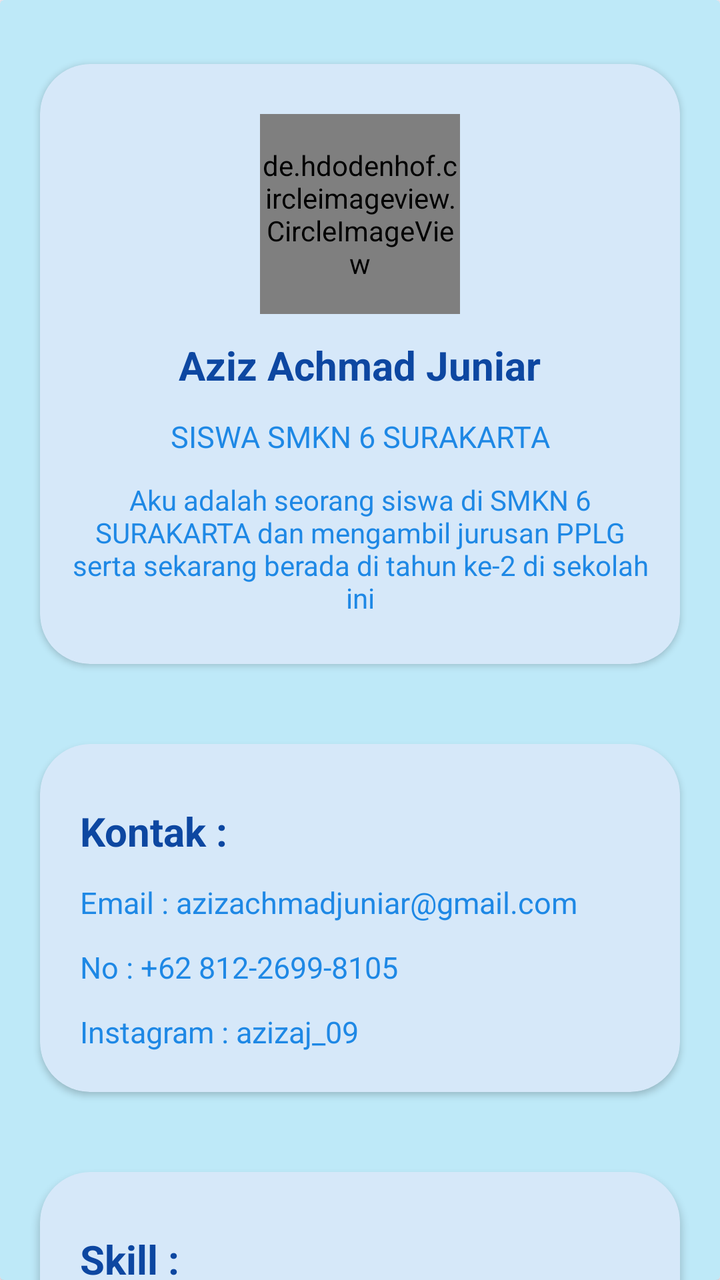
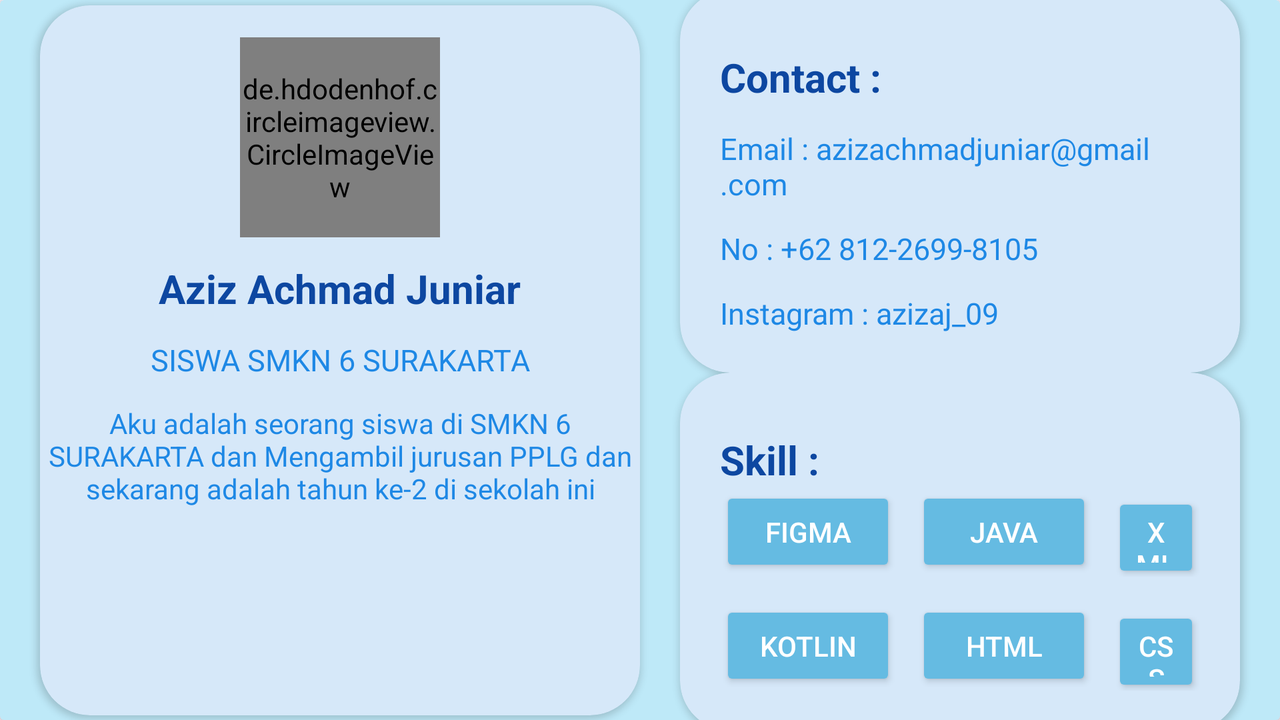

First picture: res/layout/ on a phone held upright. Second picture: the repository's own variant of that layout, on a device whose configuration matches the variant's folder. Source for both follows.
<!-- AndroidManifest.xml: application theme Theme.FristAPK -->
<!-- res/layout/profile.xml -->
<?xml version="1.0" encoding="utf-8"?>
<androidx.constraintlayout.widget.ConstraintLayout xmlns:android="http://schemas.android.com/apk/res/android"
    xmlns:app="http://schemas.android.com/apk/res-auto"
    xmlns:tools="http://schemas.android.com/tools"
    android:id="@+id/main"
    android:layout_width="match_parent"
    android:layout_height="match_parent"
    tools:context=".Profile">

    <androidx.cardview.widget.CardView
        android:layout_width="match_parent"
        android:layout_height="match_parent"
        android:backgroundTint="@color/bg_main">

        <androidx.constraintlayout.widget.ConstraintLayout
            android:layout_width="match_parent"
            android:layout_height="match_parent">

            <androidx.cardview.widget.CardView
                android:id="@+id/header_card"
                android:layout_width="match_parent"
                android:layout_height="300dp"
                android:layout_marginHorizontal="20dp"
                android:layout_marginTop="32dp"
                android:backgroundTint="@color/bg_gambar"
                app:cardCornerRadius="25dp"
                app:layout_constraintEnd_toEndOf="parent"
                app:layout_constraintStart_toStartOf="parent"
                app:layout_constraintTop_toTopOf="parent">

                <androidx.constraintlayout.widget.ConstraintLayout
                    android:layout_width="match_parent"
                    android:layout_height="match_parent">

                    <de.hdodenhof.circleimageview.CircleImageView xmlns:app="http://schemas.android.com/apk/res-auto"
                        android:id="@+id/profile_image"
                        android:layout_width="100dp"
                        android:layout_height="100dp"
                        android:layout_marginTop="25dp"
                        android:src="@drawable/foto"
                        app:civ_border_color="#ffffff"
                        app:civ_border_width="2dp"
                        app:layout_constraintEnd_toEndOf="parent"
                        app:layout_constraintStart_toStartOf="parent"
                        app:layout_constraintTop_toTopOf="parent" />

                    <TextView
                        android:id="@+id/tvNama"
                        android:layout_width="wrap_content"
                        android:layout_height="wrap_content"
                        android:layout_marginTop="12dp"
                        android:text="Aziz Achmad Juniar"
                        android:textColor="#0D47A1"
                        android:textSize="20sp"
                        android:textStyle="bold"
                        app:layout_constraintEnd_toEndOf="parent"
                        app:layout_constraintStart_toStartOf="parent"
                        app:layout_constraintTop_toBottomOf="@+id/profile_image" />

                    <TextView
                        android:id="@+id/Status"
                        android:layout_width="wrap_content"
                        android:layout_height="wrap_content"
                        android:layout_marginTop="12dp"
                        android:text="@string/profile_status"
                        android:textColor="#1E88E5"
                        android:textSize="15sp"
                        app:layout_constraintEnd_toEndOf="parent"
                        app:layout_constraintStart_toStartOf="parent"
                        app:layout_constraintTop_toBottomOf="@+id/tvNama" />

                    <TextView
                        android:id="@+id/tvDeskripsiDiri"
                        android:layout_width="300dp"
                        android:layout_height="wrap_content"
                        android:layout_marginTop="12dp"
                        android:text="@string/profile_description"
                        android:textAlignment="center"
                        android:textColor="#1E88E5"
                        app:layout_constraintEnd_toEndOf="parent"
                        app:layout_constraintStart_toStartOf="parent"
                        app:layout_constraintTop_toBottomOf="@+id/Status" />


                </androidx.constraintlayout.widget.ConstraintLayout>


            </androidx.cardview.widget.CardView>

            <androidx.cardview.widget.CardView
                android:id="@+id/Kontak_card"
                android:layout_width="match_parent"
                android:layout_height="wrap_content"
                android:layout_marginHorizontal="20dp"
                android:layout_marginTop="40dp"
                android:backgroundTint="@color/bg_gambar"
                app:cardCornerRadius="25dp"
                app:layout_constraintTop_toBottomOf="@+id/header_card"
                tools:layout_editor_absoluteX="20dp">

                <androidx.constraintlayout.widget.ConstraintLayout
                    android:layout_width="match_parent"
                    android:layout_height="match_parent"
                    android:layout_margin="20dp">


                <TextView
                    android:id="@+id/tvContact"
                    android:layout_width="wrap_content"
                    android:layout_height="wrap_content"
                    android:text="@string/contact"
                    android:textStyle="bold"
                    android:textSize="20dp"
                    android:textColor="#0D47A1"
                    android:layout_marginTop="10dp"
                    app:layout_constraintTop_toTopOf="parent"
                    app:layout_constraintStart_toStartOf="parent"/>

                <TextView
                    android:id="@+id/tvEmail"
                    android:layout_width="wrap_content"
                    android:layout_height="wrap_content"
                    android:text="Email : azizachmadjuniar@gmail.com"
                    android:textSize="15sp"
                    android:textColor="#1E88E5"
                    android:layout_marginTop="12dp"
                    app:layout_constraintStart_toStartOf="parent"
                    app:layout_constraintTop_toBottomOf="@id/tvContact"/>

                <TextView
                    android:id="@+id/tvNomer"
                    android:layout_width="wrap_content"
                    android:layout_height="wrap_content"
                    android:text="No : +62 812-2699-8105"
                    android:textSize="15sp"
                    android:textColor="#1E88E5"
                    android:layout_marginTop="12dp"
                    app:layout_constraintTop_toBottomOf="@id/tvEmail"
                    app:layout_constraintStart_toStartOf="parent"
                    />

                <TextView
                    android:id="@+id/tvig"
                    android:layout_width="wrap_content"
                    android:layout_height="wrap_content"
                    android:text="Instagram : azizaj_09"
                    android:textSize="15sp"
                    android:textColor="#1E88E5"
                    android:layout_marginTop="12dp"
                    app:layout_constraintTop_toBottomOf="@+id/tvNomer"
                    app:layout_constraintStart_toStartOf="parent"
                    />
                </androidx.constraintlayout.widget.ConstraintLayout>

            </androidx.cardview.widget.CardView>

            <androidx.cardview.widget.CardView
                android:layout_width="match_parent"
                android:layout_height="wrap_content"
                android:layout_marginHorizontal="20dp"
                android:layout_marginTop="40dp"
                android:backgroundTint="@color/bg_gambar"
                app:cardCornerRadius="25dp"
                app:layout_constraintTop_toBottomOf="@+id/Kontak_card">

                <androidx.constraintlayout.widget.ConstraintLayout
                    android:layout_width="match_parent"
                    android:layout_height="match_parent"
                    android:layout_margin="20dp">

                    <TextView
                        android:id="@+id/Skill"
                        android:layout_width="wrap_content"
                        android:layout_height="wrap_content"
                        android:text="Skill : "
                        android:textStyle="bold"
                        android:textSize="20dp"
                        android:textColor="#0D47A1"
                        android:layout_marginTop="10dp"
                        app:layout_constraintTop_toTopOf="parent"
                        app:layout_constraintStart_toStartOf="parent"/>

                    <LinearLayout
                        android:id="@+id/Baris1"
                        android:layout_width="match_parent"
                        android:layout_height="match_parent"
                        android:orientation="horizontal"
                        app:layout_constraintTop_toBottomOf="@id/Skill">


                        <Button
                            android:layout_width="wrap_content"
                            android:layout_height="45dp"
                            android:text="Figma"
                            android:backgroundTint="@color/card_blue"
                            android:textColor="#ffffff"/>

                        <Button
                            android:layout_width="wrap_content"
                            android:layout_height="45dp"
                            android:text="Java"
                            android:backgroundTint="@color/card_blue"
                            android:textColor="#ffffff"
                            android:layout_marginLeft="10dp"/>

                        <Button
                            android:layout_width="wrap_content"
                            android:layout_height="45dp"
                            android:text="XML"
                            android:backgroundTint="@color/card_blue"
                            android:textColor="#ffffff"
                            android:layout_marginLeft="10dp"/>

                    </LinearLayout>

                    <LinearLayout
                        android:id="@+id/Baris2"
                        android:layout_width="match_parent"
                        android:layout_height="match_parent"
                        android:orientation="horizontal"
                        android:layout_marginTop="12dp"
                        app:layout_constraintTop_toBottomOf="@id/Baris1">


                        <Button
                            android:layout_width="wrap_content"
                            android:layout_height="45dp"
                            android:text="Kotlin"
                            android:backgroundTint="@color/card_blue"
                            android:textColor="#ffffff"/>

                        <Button
                            android:layout_width="wrap_content"
                            android:layout_height="45dp"
                            android:text="HTML"
                            android:backgroundTint="@color/card_blue"
                            android:textColor="#ffffff"
                            android:layout_marginLeft="10dp"/>

                        <Button
                            android:layout_width="wrap_content"
                            android:layout_height="45dp"
                            android:text="css"
                            android:backgroundTint="@color/card_blue"
                            android:textColor="#ffffff"
                            android:layout_marginLeft="10dp"/>

                    </LinearLayout>



                </androidx.constraintlayout.widget.ConstraintLayout>

            </androidx.cardview.widget.CardView>


        </androidx.constraintlayout.widget.ConstraintLayout>
    </androidx.cardview.widget.CardView>

</androidx.constraintlayout.widget.ConstraintLayout>
<!-- resources referenced by this layout -->
<resources>
  <color name="bg_gambar">#D6E8F9</color>
  <color name="bg_main">#BEE9F8</color>
  <color name="card_blue">#65BBE2</color>
  <!-- drawable foto: jpeg bitmap (drawable, 60752 bytes) -->
  <string name="contact">Kontak :</string>
  <string name="profile_description">
  Aku adalah seorang siswa di SMKN 6 SURAKARTA dan mengambil jurusan PPLG serta sekarang berada di tahun ke-2 di sekolah ini
  </string>
  <string name="profile_status">SISWA SMKN 6 SURAKARTA</string>
  <style name="Theme.FristAPK" parent="Base.Theme.FristAPK" />
  <style name="Base.Theme.FristAPK" parent="Theme.Material3.DayNight.NoActionBar">
          
          
      </style>
</resources>
<!-- res/layout-land/profile.xml (the author's variant of the layout above) -->
<!-- drawn on the phone turned sideways -->
<?xml version="1.0" encoding="utf-8"?>
<androidx.constraintlayout.widget.ConstraintLayout xmlns:android="http://schemas.android.com/apk/res/android"
    xmlns:app="http://schemas.android.com/apk/res-auto"
    xmlns:tools="http://schemas.android.com/tools"
    android:id="@+id/main"
    android:layout_width="match_parent"
    android:layout_height="match_parent"
    tools:context=".Profile">

    <androidx.cardview.widget.CardView
        android:layout_width="match_parent"
        android:layout_height="match_parent"
        android:backgroundTint="@color/bg_main">

        <androidx.constraintlayout.widget.ConstraintLayout
            android:layout_width="match_parent"
            android:layout_height="match_parent">

            <androidx.cardview.widget.CardView
                android:id="@+id/header_card"
                android:layout_width="300dp"
                android:layout_height="355dp"
                android:layout_marginHorizontal="20dp"
                android:backgroundTint="@color/bg_gambar"
                app:cardCornerRadius="25dp"
                app:layout_constraintStart_toStartOf="parent"
                app:layout_constraintTop_toTopOf="parent"
                app:layout_constraintBottom_toBottomOf="parent">

                <androidx.constraintlayout.widget.ConstraintLayout
                    android:layout_width="match_parent"
                    android:layout_height="match_parent">

                    <de.hdodenhof.circleimageview.CircleImageView
                        android:id="@+id/profile_image"
                        android:layout_width="100dp"
                        android:layout_height="100dp"
                        android:layout_marginTop="16dp"
                        android:src="@drawable/foto"
                        app:civ_border_color="#ffffff"
                        app:civ_border_width="2dp"
                        app:layout_constraintEnd_toEndOf="parent"
                        app:layout_constraintStart_toStartOf="parent"
                        app:layout_constraintTop_toTopOf="parent" />

                    <TextView
                        android:id="@+id/tvNama"
                        android:layout_width="wrap_content"
                        android:layout_height="wrap_content"
                        android:layout_marginTop="12dp"
                        android:text="Aziz Achmad Juniar"
                        android:textColor="#0D47A1"
                        android:textSize="20sp"
                        android:textStyle="bold"
                        app:layout_constraintEnd_toEndOf="parent"
                        app:layout_constraintStart_toStartOf="parent"
                        app:layout_constraintTop_toBottomOf="@+id/profile_image" />

                    <TextView
                        android:id="@+id/Status"
                        android:layout_width="wrap_content"
                        android:layout_height="wrap_content"
                        android:layout_marginTop="12dp"
                        android:text="SISWA SMKN 6 SURAKARTA"
                        android:textColor="#1E88E5"
                        android:textSize="15sp"
                        app:layout_constraintEnd_toEndOf="parent"
                        app:layout_constraintStart_toStartOf="parent"
                        app:layout_constraintTop_toBottomOf="@+id/tvNama" />

                    <TextView
                        android:id="@+id/tvDeskripsiDiri"
                        android:layout_width="300dp"
                        android:layout_height="wrap_content"
                        android:layout_marginTop="12dp"
                        android:text="Aku adalah seorang siswa di SMKN 6 SURAKARTA dan Mengambil jurusan PPLG dan sekarang adalah tahun ke-2 di sekolah ini"
                        android:textAlignment="center"
                        android:textColor="#1E88E5"
                        app:layout_constraintEnd_toEndOf="parent"
                        app:layout_constraintStart_toStartOf="parent"
                        app:layout_constraintTop_toBottomOf="@+id/Status" />


                </androidx.constraintlayout.widget.ConstraintLayout>


            </androidx.cardview.widget.CardView>

            <androidx.cardview.widget.CardView
                android:id="@+id/Kontak_card"
                android:layout_width="0dp"
                android:layout_height="wrap_content"
                android:layout_marginHorizontal="20dp"
                android:backgroundTint="@color/bg_gambar"
                app:cardCornerRadius="25dp"
                app:layout_constraintTop_toTopOf="parent"
                app:layout_constraintEnd_toEndOf="parent"
                app:layout_constraintStart_toEndOf="@id/header_card"
                app:layout_constraintBottom_toTopOf="@id/cardSkill">

                <androidx.constraintlayout.widget.ConstraintLayout
                    android:layout_width="match_parent"
                    android:layout_height="match_parent"
                    android:layout_margin="20dp">


                <TextView
                    android:id="@+id/tvContact"
                    android:layout_width="wrap_content"
                    android:layout_height="wrap_content"
                    android:text="Contact : "
                    android:textStyle="bold"
                    android:textSize="20dp"
                    android:textColor="#0D47A1"
                    android:layout_marginTop="10dp"
                    app:layout_constraintTop_toTopOf="parent"
                    app:layout_constraintStart_toStartOf="parent"/>

                <TextView
                    android:id="@+id/tvEmail"
                    android:layout_width="wrap_content"
                    android:layout_height="wrap_content"
                    android:text="Email : azizachmadjuniar@gmail.com"
                    android:textSize="15sp"
                    android:textColor="#1E88E5"
                    android:layout_marginTop="12dp"
                    app:layout_constraintStart_toStartOf="parent"
                    app:layout_constraintTop_toBottomOf="@id/tvContact"/>

                <TextView
                    android:id="@+id/tvNomer"
                    android:layout_width="wrap_content"
                    android:layout_height="wrap_content"
                    android:text="No : +62 812-2699-8105"
                    android:textSize="15sp"
                    android:textColor="#1E88E5"
                    android:layout_marginTop="12dp"
                    app:layout_constraintTop_toBottomOf="@id/tvEmail"
                    app:layout_constraintStart_toStartOf="parent"
                    />

                <TextView
                    android:id="@+id/tvig"
                    android:layout_width="wrap_content"
                    android:layout_height="wrap_content"
                    android:text="Instagram : azizaj_09"
                    android:textSize="15sp"
                    android:textColor="#1E88E5"
                    android:layout_marginTop="12dp"
                    app:layout_constraintTop_toBottomOf="@+id/tvNomer"
                    app:layout_constraintStart_toStartOf="parent"
                    />
                </androidx.constraintlayout.widget.ConstraintLayout>

            </androidx.cardview.widget.CardView>

            <androidx.cardview.widget.CardView
                android:id="@+id/cardSkill"
                android:layout_width="0dp"
                android:layout_height="wrap_content"
                android:layout_marginHorizontal="20dp"
                android:backgroundTint="@color/bg_gambar"
                app:cardCornerRadius="25dp"
                app:layout_constraintTop_toBottomOf="@+id/Kontak_card"
                app:layout_constraintStart_toEndOf="@id/header_card"
                app:layout_constraintEnd_toEndOf="parent"
                app:layout_constraintBottom_toBottomOf="parent">

                <androidx.constraintlayout.widget.ConstraintLayout
                    android:layout_width="match_parent"
                    android:layout_height="match_parent"
                    android:layout_margin="20dp">

                    <TextView
                        android:id="@+id/Skill"
                        android:layout_width="wrap_content"
                        android:layout_height="wrap_content"
                        android:text="Skill : "
                        android:textStyle="bold"
                        android:textSize="20dp"
                        android:textColor="#0D47A1"
                        android:layout_marginTop="10dp"
                        app:layout_constraintTop_toTopOf="parent"
                        app:layout_constraintStart_toStartOf="parent"/>

                    <LinearLayout
                        android:id="@+id/Baris1"
                        android:layout_width="match_parent"
                        android:layout_height="match_parent"
                        android:orientation="horizontal"
                        app:layout_constraintTop_toBottomOf="@id/Skill">


                        <Button
                            android:layout_width="wrap_content"
                            android:layout_height="45dp"
                            android:text="Figma"
                            android:backgroundTint="@color/card_blue"
                            android:textColor="#ffffff"/>

                        <Button
                            android:layout_width="wrap_content"
                            android:layout_height="45dp"
                            android:text="Java"
                            android:backgroundTint="@color/card_blue"
                            android:textColor="#ffffff"
                            android:layout_marginLeft="10dp"/>

                        <Button
                            android:layout_width="wrap_content"
                            android:layout_height="45dp"
                            android:text="XML"
                            android:backgroundTint="@color/card_blue"
                            android:textColor="#ffffff"
                            android:layout_marginLeft="10dp"/>

                    </LinearLayout>

                    <LinearLayout
                        android:id="@+id/Baris2"
                        android:layout_width="match_parent"
                        android:layout_height="match_parent"
                        android:orientation="horizontal"
                        android:layout_marginTop="12dp"
                        app:layout_constraintTop_toBottomOf="@id/Baris1">


                        <Button
                            android:layout_width="wrap_content"
                            android:layout_height="45dp"
                            android:text="Kotlin"
                            android:backgroundTint="@color/card_blue"
                            android:textColor="#ffffff"/>

                        <Button
                            android:layout_width="wrap_content"
                            android:layout_height="45dp"
                            android:text="HTML"
                            android:backgroundTint="@color/card_blue"
                            android:textColor="#ffffff"
                            android:layout_marginLeft="10dp"/>

                        <Button
                            android:layout_width="wrap_content"
                            android:layout_height="45dp"
                            android:text="css"
                            android:backgroundTint="@color/card_blue"
                            android:textColor="#ffffff"
                            android:layout_marginLeft="10dp"/>

                    </LinearLayout>



                </androidx.constraintlayout.widget.ConstraintLayout>

            </androidx.cardview.widget.CardView>


        </androidx.constraintlayout.widget.ConstraintLayout>
    </androidx.cardview.widget.CardView>

</androidx.constraintlayout.widget.ConstraintLayout>
<!-- resources referenced by the variant -->
<!-- as the phone turned sideways resolves them -->
<resources>
  <color name="bg_gambar">#D6E8F9</color>
  <color name="bg_main">#BEE9F8</color>
  <color name="card_blue">#65BBE2</color>
  <!-- drawable foto: jpeg bitmap (drawable, 60752 bytes) -->
  <style name="Theme.FristAPK" parent="Base.Theme.FristAPK" />
  <style name="Base.Theme.FristAPK" parent="Theme.Material3.DayNight.NoActionBar">
          
          
      </style>
</resources>
